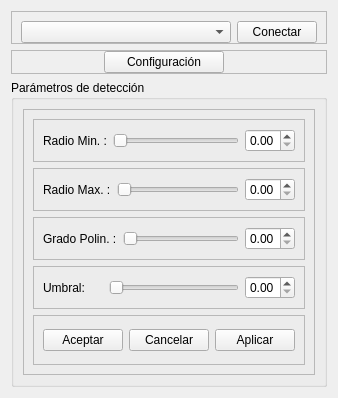
            <widget class="QWidget" name="tab_3">
             <attribute name="title">
              <string>Cámara</string>
             </attribute>
             <layout class="QVBoxLayout" name="verticalLayout_2">
              <item>
               <widget class="QFrame" name="frame_4">
                <property name="maximumSize">
                 <size>
                  <width>16777215</width>
                  <height>40</height>
                 </size>
                </property>
                <property name="frameShape">
                 <enum>QFrame::StyledPanel</enum>
                </property>
                <property name="frameShadow">
                 <enum>QFrame::Raised</enum>
                </property>
                <layout class="QHBoxLayout" name="horizontalLayout_12">
                 <property name="bottomMargin">
                  <number>0</number>
                 </property>
                 <item>
                  <widget class="QComboBox" name="comboBoxCamara">
                   <property name="placeholderText">
                    <string>-- Selecciona una cámara --</string>
                   </property>
                  </widget>
                 </item>
                 <item>
                  <widget class="QPushButton" name="buttonConectar">
                   <property name="maximumSize">
                    <size>
                     <width>80</width>
                     <height>16777215</height>
                    </size>
                   </property>
                   <property name="text">
                    <string>Conectar</string>
                   </property>
                  </widget>
                 </item>
                </layout>
               </widget>
              </item>
              <item>
               <widget class="QFrame" name="frame_5">
                <property name="maximumSize">
                 <size>
                  <width>16777215</width>
                  <height>40</height>
                 </size>
                </property>
                <property name="frameShape">
                 <enum>QFrame::StyledPanel</enum>
                </property>
                <property name="frameShadow">
                 <enum>QFrame::Raised</enum>
                </property>
                <layout class="QHBoxLayout" name="horizontalLayout_13">
                 <property name="spacing">
                  <number>0</number>
                 </property>
                 <property name="leftMargin">
                  <number>0</number>
                 </property>
                 <property name="topMargin">
                  <number>0</number>
                 </property>
                 <property name="bottomMargin">
                  <number>0</number>
                 </property>
                 <item>
                  <widget class="QPushButton" name="buttonConfiguracion">
                   <property name="maximumSize">
                    <size>
                     <width>120</width>
                     <height>16777215</height>
                    </size>
                   </property>
                   <property name="text">
                    <string>Configuración</string>
                   </property>
                  </widget>
                 </item>
                </layout>
               </widget>
              </item>
              <item>
               <widget class="QGroupBox" name="groupBox">
                <property name="title">
                 <string>Parámetros de detección</string>
                </property>
                <layout class="QHBoxLayout" name="horizontalLayout_14">
                 <item>
                  <widget class="QFrame" name="frame_6">
                   <property name="maximumSize">
                    <size>
                     <width>16777215</width>
                     <height>279</height>
                    </size>
                   </property>
                   <property name="frameShape">
                    <enum>QFrame::StyledPanel</enum>
                   </property>
                   <property name="frameShadow">
                    <enum>QFrame::Raised</enum>
                   </property>
                   <layout class="QVBoxLayout" name="verticalLayout_5">
                    <item>
                     <widget class="QFrame" name="frame_7">
                      <property name="frameShape">
                       <enum>QFrame::StyledPanel</enum>
                      </property>
                      <property name="frameShadow">
                       <enum>QFrame::Raised</enum>
                      </property>
                      <layout class="QHBoxLayout" name="horizontalLayout_17">
                       <item>
                        <widget class="QLabel" name="label_2">
                         <property name="text">
                          <string>Radio Min. :</string>
                         </property>
                        </widget>
                       </item>
                       <item>
                        <widget class="QSlider" name="hSliderRadioMin">
                         <property name="maximumSize">
                          <size>
                           <width>130</width>
                           <height>16777215</height>
                          </size>
                         </property>
                         <property name="orientation">
                          <enum>Qt::Horizontal</enum>
                         </property>
                        </widget>
                       </item>
                       <item>
                        <widget class="QDoubleSpinBox" name="doubleSpinBox">
                         <property name="maximumSize">
                          <size>
                           <width>50</width>
                           <height>16777215</height>
                          </size>
                         </property>
                        </widget>
                       </item>
                      </layout>
                     </widget>
                    </item>
                    <item>
                     <widget class="QFrame" name="frame_8">
                      <property name="frameShape">
                       <enum>QFrame::StyledPanel</enum>
                      </property>
                      <property name="frameShadow">
                       <enum>QFrame::Raised</enum>
                      </property>
                      <layout class="QHBoxLayout" name="horizontalLayout_19">
                       <item>
                        <widget class="QLabel" name="label_4">
                         <property name="text">
                          <string>Radio Max. :</string>
                         </property>
                        </widget>
                       </item>
                       <item>
                        <widget class="QSlider" name="hSliderRadioMax">
                         <property name="maximumSize">
                          <size>
                           <width>130</width>
                           <height>16777215</height>
                          </size>
                         </property>
                         <property name="orientation">
                          <enum>Qt::Horizontal</enum>
                         </property>
                        </widget>
                       </item>
                       <item>
                        <widget class="QDoubleSpinBox" name="doubleSpinBox_3">
                         <property name="maximumSize">
                          <size>
                           <width>50</width>
                           <height>16777215</height>
                          </size>
                         </property>
                        </widget>
                       </item>
                      </layout>
                     </widget>
                    </item>
                    <item>
                     <widget class="QFrame" name="frame_10">
                      <property name="frameShape">
                       <enum>QFrame::StyledPanel</enum>
                      </property>
                      <property name="frameShadow">
                       <enum>QFrame::Raised</enum>
                      </property>
                      <layout class="QHBoxLayout" name="horizontalLayout_21">
                       <item>
                        <widget class="QLabel" name="label_6">
                         <property name="text">
                          <string>Grado Polin. :</string>
                         </property>
                        </widget>
                       </item>
                       <item>
                        <widget class="QSlider" name="hSliderGradoPolig">
                         <property name="maximumSize">
                          <size>
                           <width>130</width>
                           <height>16777215</height>
                          </size>
                         </property>
                         <property name="orientation">
                          <enum>Qt::Horizontal</enum>
                         </property>
                        </widget>
                       </item>
                       <item>
                        <widget class="QDoubleSpinBox" name="doubleSpinBox_5">
                         <property name="maximumSize">
                          <size>
                           <width>50</width>
                           <height>16777215</height>
                          </size>
                         </property>
                        </widget>
                       </item>
                      </layout>
                     </widget>
                    </item>
                    <item>
                     <widget class="QFrame" name="frame_11">
                      <property name="frameShape">
                       <enum>QFrame::StyledPanel</enum>
                      </property>
                      <property name="frameShadow">
                       <enum>QFrame::Raised</enum>
                      </property>
                      <layout class="QHBoxLayout" name="horizontalLayout_22">
                       <item>
                        <widget class="QLabel" name="label_7">
                         <property name="text">
                          <string>Umbral:</string>
                         </property>
                        </widget>
                       </item>
                       <item>
                        <widget class="QSlider" name="hSliderUmbral">
                         <property name="maximumSize">
                          <size>
                           <width>130</width>
                           <height>16777215</height>
                          </size>
                         </property>
                         <property name="orientation">
                          <enum>Qt::Horizontal</enum>
                         </property>
                        </widget>
                       </item>
                       <item>
                        <widget class="QDoubleSpinBox" name="doubleSpinBox_6">
                         <property name="maximumSize">
                          <size>
                           <width>50</width>
                           <height>16777215</height>
                          </size>
                         </property>
                        </widget>
                       </item>
                      </layout>
                     </widget>
                    </item>
                    <item>
                     <widget class="QFrame" name="frame_19">
                      <property name="minimumSize">
                       <size>
                        <width>0</width>
                        <height>50</height>
                       </size>
                      </property>
                      <property name="frameShape">
                       <enum>QFrame::StyledPanel</enum>
                      </property>
                      <property name="frameShadow">
                       <enum>QFrame::Raised</enum>
                      </property>
                      <layout class="QHBoxLayout" name="horizontalLayout_29">
                       <item>
                        <widget class="QPushButton" name="buttonAceptarParamDetec">
                         <property name="text">
                          <string>Aceptar</string>
                         </property>
                        </widget>
                       </item>
                       <item>
                        <widget class="QPushButton" name="buttonCancelarParamDetec">
                         <property name="text">
                          <string>Cancelar</string>
                         </property>
                        </widget>
                       </item>
                       <item>
                        <widget class="QPushButton" name="buttonAplicarParamDetec">
                         <property name="text">
                          <string>Aplicar</string>
                         </property>
                        </widget>
                       </item>
                      </layout>
                     </widget>
                    </item>
                   </layout>
                  </widget>
                 </item>
                </layout>
               </widget>
              </item>
             </layout>
            </widget>
